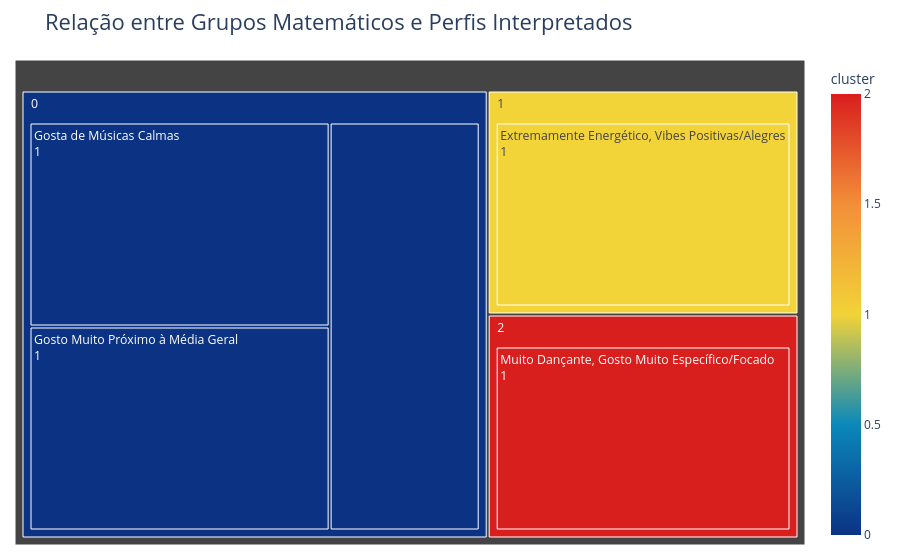

Write notebook code for a chart like this one.
### Markdown cell above
## Distribuição de Preferências Musicais por Cluster (Treemap)

### Code cell
# Etapa 9: Agrupamento de dados para o Treemap
df_tree = user_profiles.groupby(['cluster', 'tipo_preferido']).size().reset_index(name='contagem')

fig = px.treemap(
    df_tree, 
    path=['cluster', 'tipo_preferido'], 
    values='contagem',
    color='cluster',
    color_continuous_scale='Portland',
    title='Relação entre Grupos Matemáticos e Perfis Interpretados'
)

# Ajustes de visibilidade do texto
fig.update_traces(
    textinfo="label+value", # Mostra o nome e a quantidade
    textfont_size=16,       # Aumenta o tamanho da fonte
    hovertemplate='<b>%{label}</b><br>Quantidade: %{value}'
)

# Garante que o texto tenha um tamanho mínimo legível
fig.update_layout(
    title_font_size=22,
    margin=dict(t=60, l=15, r=15, b=15),
    uniformtext=dict(minsize=12, mode='hide') # Esconde o texto se for menor que 12, evitando letras minúsculas
)

fig.show()

### Figure 1 — Plotly figure (JSON) as saved in the notebook; plotly's stock layout.template omitted (floating-point values rounded to 4 significant figures)
{"data": [{"branchvalues": "total", "customdata": [[0.0], [0.0], [0.0], [1.0], [2.0], [0.0], [1.0], [2.0]], "domain": {"x": [0, 1], "y": [0, 1]}, "hovertemplate": "<b>%{label}</b><br>Quantidade: %{value}", "ids": ["0/Gosta de Músicas Calmas", "0/Gosto Muito Próximo à Média Geral", "0/Vibes Melancólicas/Densas, Fã de Instrumentais, Gosto Altamente Eclético", "1/Extremamente Energético, Vibes Positivas/Alegres", "2/Muito Dançante, Gosto Muito Específico/Focado", "0", "1", "2"], "labels": ["Gosta de Músicas Calmas", "Gosto Muito Próximo à Média Geral", "Vibes Melancólicas/Densas, Fã de Instrumentais, Gosto Altamente Eclético", "Extremamente Energético, Vibes Positivas/Alegres", "Muito Dançante, Gosto Muito Específico/Focado", "0", "1", "2"], "marker": {"coloraxis": "coloraxis", "colors": [0.0, 0.0, 0.0, 1.0, 2.0, 0.0, 1.0, 2.0]}, "name": "", "parents": ["0", "0", "0", "1", "2", "", "", ""], "textfont": {"size": 16}, "textinfo": "label+value", "type": "treemap", "values": [1.0, 1.0, 1.0, 1.0, 1.0, 3.0, 1.0, 1.0]}], "layout": {"coloraxis": {"colorbar": {"title": {"text": "cluster"}}, "colorscale": [[0, "rgb(12,51,131)"], [0.25, "rgb(10,136,186)"], [0.5, "rgb(242,211,56)"], [0.75, "rgb(242,143,56)"], [1, "rgb(217,30,30)"]]}, "legend": {"tracegroupgap": 0}, "margin": {"b": 15, "l": 15, "r": 15, "t": 60}, "title": {"font": {"size": 22}, "text": "Relação entre Grupos Matemáticos e Perfis Interpretados"}, "uniformtext": {"minsize": 12, "mode": "hide"}}}
